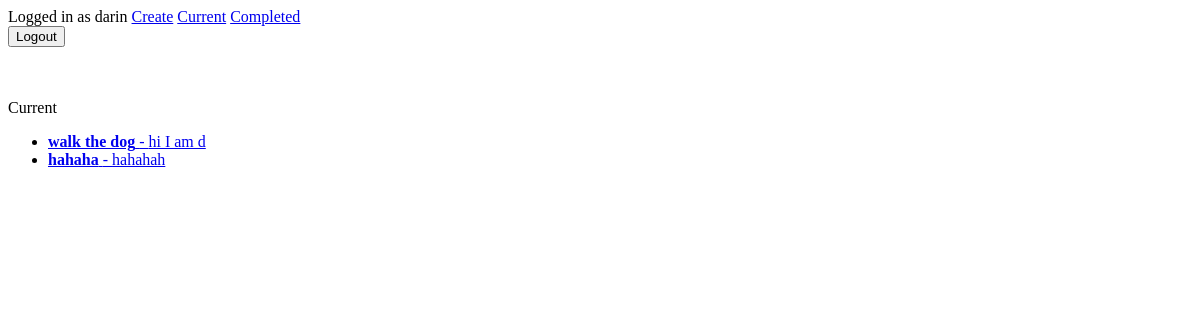
Before: /current/ (signed in) with the older database file.
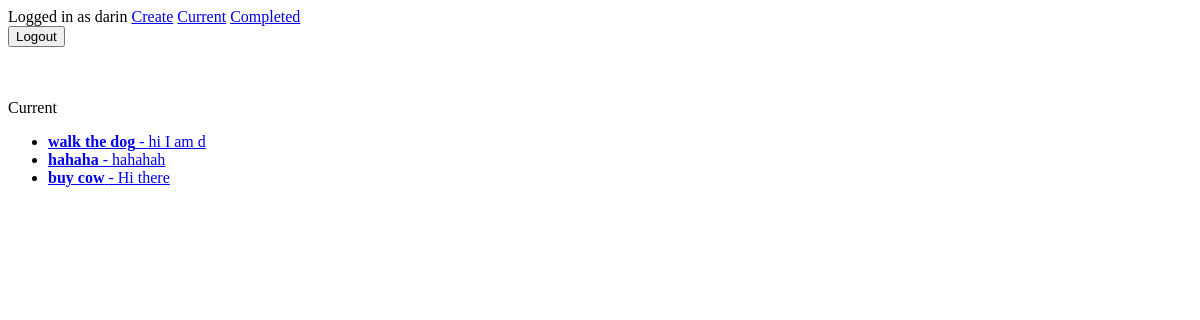
After: the same page with the newer database file.
### todo/models.py (models this page shows, shortened)
class Todo(models.Model):
    title = models.CharField(max_length=100)
    memo = models.TextField(blank=True)
    created = models.DateTimeField(auto_now_add=True)
    datecompleted = models.DateTimeField(null=True, blank=True)
    important = models.BooleanField(default=False)
    user = models.ForeignKey(User, on_delete=models.CASCADE)

### todo/views.py (the view)
# urls.py: path('current/', views.currenttodos, name='currenttodos'),
@login_required
def currenttodos(request):
    todos = Todo.objects.filter(user=request.user, datecompleted__isnull=True)
    return render(request, 'todo/currenttodos.html', {'todos':todos})

### todo/templates/todo/currenttodos.html
{% extends 'todo/base.html' %}
{% block content %}
Current
<ul>
  {% for todo in todos %}
  <li>
    <a href="{% url 'viewtodo' todo.id %}">
    {% if todo.important %}<b>{% endif %}{{ todo.title }}{% if todo.important %}</b>{% endif %}
    {% if todo.memo %} - {{ todo.memo }} {% endif %}
    </a>
  </li>
  {% endfor %}
</ul>
{% endblock %}

Changed rows visible on the page:
added Todo: title "buy cow", memo "Hi there"
